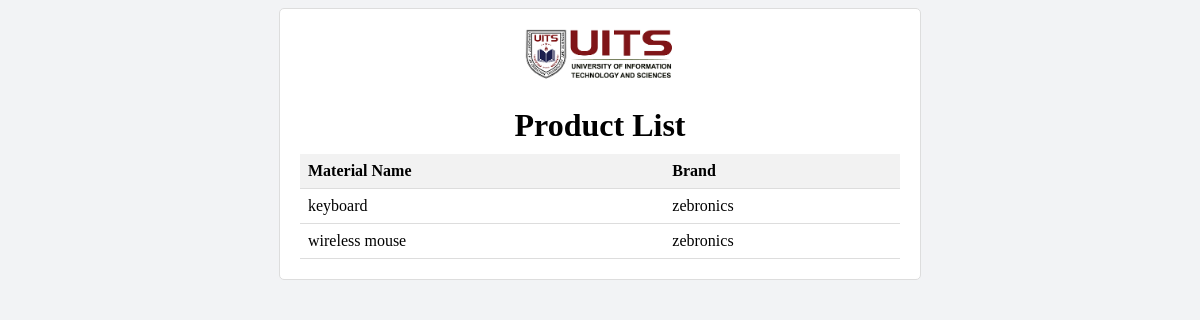
/homepage/product_list/list/, run on the app's committed database.
### apps/models.py (models this page shows)
class ProductList(models.Model):
    material_name = models.CharField(max_length=100)
    brand = models.CharField(max_length=100)

### apps/views.py (the view)
# urls.py: path('homepage/product_list/list/', views.product_list_list, name='product_list_list'),
def product_list_list(request):
    product_lists = ProductList.objects.all()
    return render(request, 'product_list_list.html', {'product_lists': product_lists})

### apps/templates/product_list_list.html (shortened to what this page needs)
<!DOCTYPE html>
<html>
<head>
</head>
<body>
    <div class="container">
        <div class="logo">
            <img src="/static/images/logo.png" alt="Logo">
        </div>
        <h1 class="heading">Product List</h1>
        <table>
            <tr>
                <th>Material Name</th>
                <th>Brand</th>
            </tr>
            {% for product_list in product_lists %}
                <tr>
                    <td>{{ product_list.material_name }}</td>
                    <td>{{ product_list.brand }}</td>
                </tr>
            {% empty %}
                <tr>
                    <td colspan="2">No product lists found.</td>
                </tr>
            {% endfor %}
        </table>
    </div>
</body>
</html>

### apps/templates/product_list_list.html (style rules this page uses)
body { background-color: #F2F3F5; }
table { width: 100%; border-collapse: collapse; }
th, td { padding: 8px; text-align: left; border-bottom: 1px solid #ddd; }
th { background-color: #f2f2f2; }
.container { background-color: #ffff; max-width: 600px; margin: 0 auto; padding: 20px; border: 1px solid #ddd; border-radius: 5px; }
.logo { text-align: center; margin-bottom: 20px; }
.logo img { max-width: 150px; height: auto; }
.heading { text-align: center; margin-bottom: 10px; }

### data on the page
ProductList: material_name "keyboard", brand "zebronics"
ProductList: material_name "wireless mouse", brand "zebronics"
